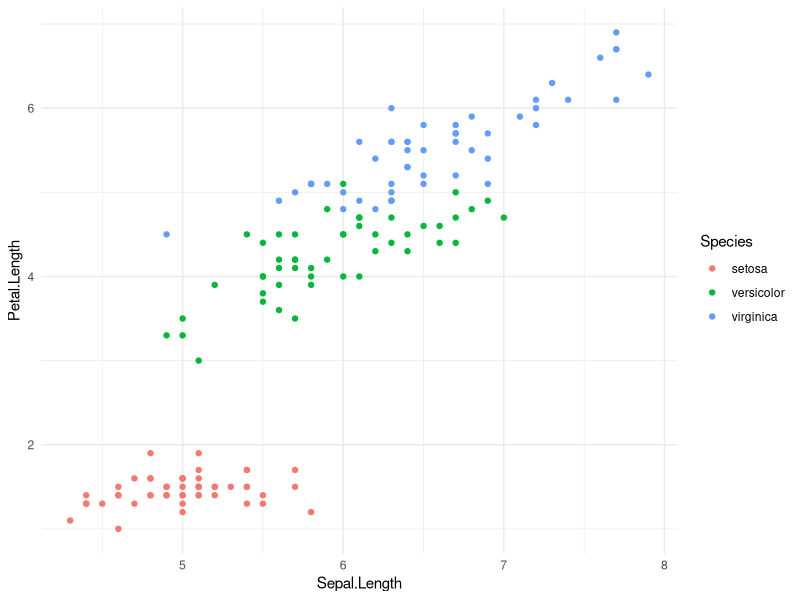
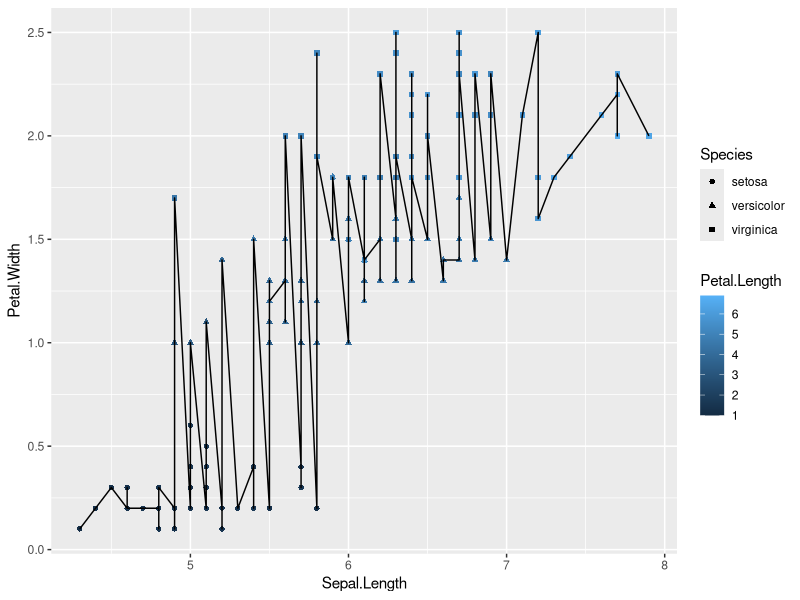
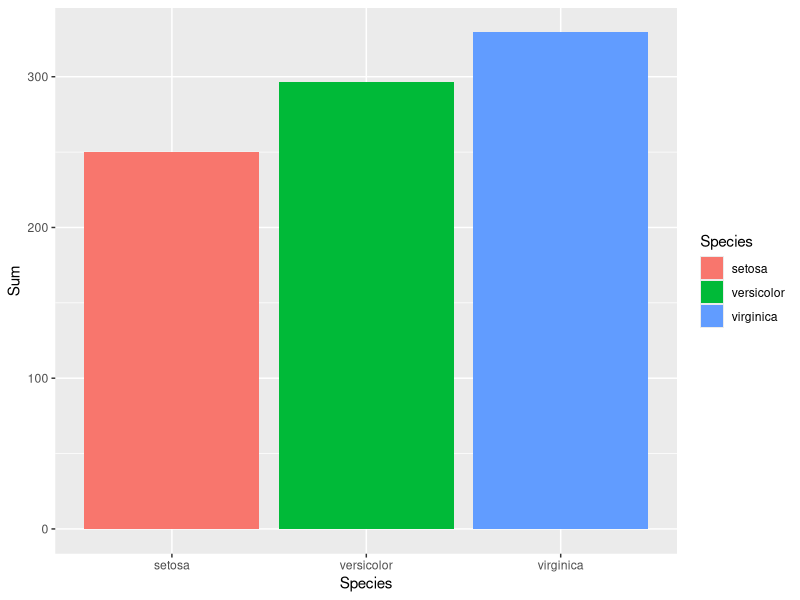

Source code (R) for these figures, in order: (Note: this script raises an error after producing the figures.)
# gehört zu tidyverse

# ggplot() erzeugt leeres Diagram (Grundplot)
# 1. Argument ist Dataframe (muss nicht tibble sein)
# 2. Arg.: aes() Spalten (=Variablen des DFs) des Dataframes mit Plot-Eig. verbinden
# - x,y 
# - color
# - spez. für geom_* Fkt.
  # z. B. Punktgröße 

# Legenden automat. erzeugt

library(ggplot2)

makePlot <- function(){
  p <- ggplot(iris, aes(x=Sepal.Length, y=Petal.Length, color=Species)) +
  geom_point() +
  theme_minimal()
  #print(p)
}
p <- makePlot()
print(p)


# standard R barplot ist geom_col() bei ggplot2

# man kann ggplot Objekt Variable nach definiton durch + erweitern



p0 <- ggplot(iris, aes(x=Sepal.Length, y=Petal.Width))
p0 <- p0 + geom_point(aes(shape=Species, color=Petal.Length))
p0 + geom_line()
# wir können das nehmen was Theme kommt als Konstante oder
# was eigenes überlegen
  

# geom bar berechnet automatisch summe!
ggplot(iris, aes(x=Species)) +
  geom_bar(aes(weight=Sepal.Length, fill=Species)) +
  ylab("Sum")

library(dplyr)
sepalLengthMeans <- iris |> 
  group_by(Species) |> 
  summarise(Sepal.Length.Mean=sum(Sepal.Length))
 

ggplot(sepalLengthMeans, aes(x=Species, y=Sepal.Length.Mean)) +
  geom_bar() + ylab("Mean")


# Histogramme
x <- data.frame(x=sample.int(n=6, size=1000, replace=TRUE))

# bins zu schmal
# ggplot(x, aes(x=x)) + geom_histogram()

# color: ist Rahmenfarbe der bins, deutl. besserer Kontrast!
# fill: noch besserer Kontrast durch weiße Füllung der Bars!
# das sollte der default sein
ggplot(x, aes(x=x)) + 
  geom_histogram(binwidth=0.5, color="black", fill="white")


# relatives Histogramm:
# after_stat()
ggplot(x, aes(x=x, y=after_stat(density))) + 
  geom_histogram(binwidth=1, color="black", fill="white")

# mehrere Plots mit ggplot:
# gridExtra Paket
# grid.arrange(p1, p2, ..., nrow=n)
# mit cowplot paket noch schönere grid plots erstellen


#Boxplots:
x1 <- rbinom(n=100, size=100, prob=0.5)
x2 <- rbinom(n=100, size=100, prob=0.6)
x3 <- rbinom(n=100, size=200, prob=0.5)
df <- data.frame(x1=x1, x2=x2, x3=x3)
boxplot(df) # with base R

# ggplot prefers tidy data:
# each column is a variable
library(tidyr)
library(dplyr)
df_long <- df |> pivot_longer(cols=everything(), names_to="Distribution", values_to="Observation")
ggplot(df_long, aes(x=Dist, y=Observation)) + geom_boxplot()

# if column names are not specified
df_long_def <- df |> pivot_longer(everything())
ggplot(df_long_def, aes(x=name, y=value)) + geom_boxplot()


# Violin-Plots:
# Basis sind Density-Plots um 90 Grad gedreht
# haben selbes Problem wie bei Density Plots (Daten hinzulügen)
# kann man auch mit Quartilen darstellen
# informationsreicher als Boxplots
ggplot(df_long, aes(x=Dist, y=Observation)) + geom_violin(draw_quantiles=c(0.25,0.5,0.75))


# Speichern:
# ggsave(filename, plot=<VariableOfPlotToSave>)

# Scatterplot als PDF abspeichern ist aufwändig,
# da jeder Punkt eigenes PDF-Objekt ist
# Rendering kann stocken
# Speicher?
# -> besser als Bildformat




# generelle Bemerkungen: 
# Hilfe zu R-Fkt. mit ?<fkt.>
